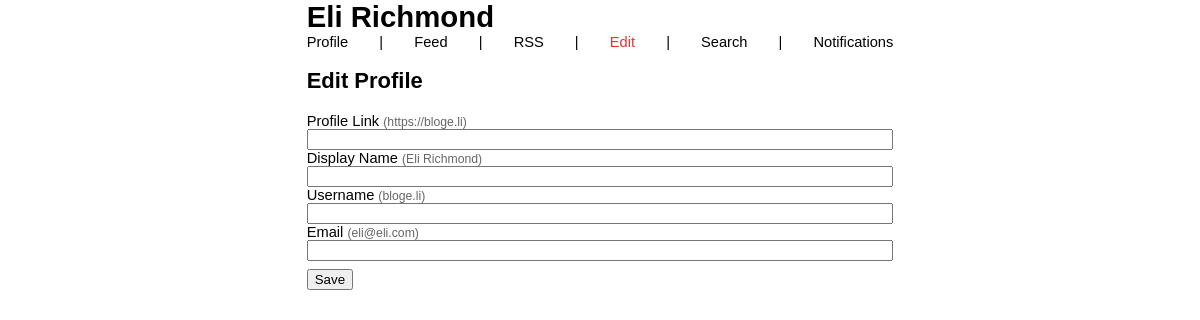
/edit_profile/ (signed in), run on the app's committed database.
### Linkfeed/models.py (models this page shows, shortened)
class Profile(models.Model):
    user = models.OneToOneField(User, on_delete=models.CASCADE)
    display_name = models.CharField(max_length=255, blank=True, null=True)
    follower = models.ManyToManyField(User, blank=True, related_name="follower_user")
    following = models.ManyToManyField(User, blank=True, related_name="following_user")
    domain = models.URLField(blank=True, null=True)

class User(AbstractUser):
    pass

### Linkfeed/views.py (the view)
# urls.py: path("edit_profile/", views.edit_profile, name="edit_profile"),
@login_required  # Ensure the user is logged in
def edit_profile(request):
    if request.method == "POST":
        profile = get_object_or_404(Profile, user=request.user)
        new_link = request.POST.get('link')
        if new_link:
            profile.domain = new_link
            profile.save()
        new_display_name = request.POST.get('display_name')
        if new_display_name:
            profile.display_name = new_display_name
            profile.save()
        new_username = request.POST.get('username')
        if new_username:
            if User.objects.filter(username=new_username).exclude(pk=request.user.pk).exists():
                error_message = "The username is already taken. Please choose a different one."
                context = {'error_message': error_message}
                return HttpResponseBadRequest("The username is already taken. Please choose a different one.")
            else:
                request.user.username = new_username
                request.user.save()
        new_email = request.POST.get('email')
        if new_email:
            request.user.email = new_email
            request.user.save()
        return redirect('profile')
    else:
        profile = get_object_or_404(Profile, user=request.user)
        return render(request, 'Linkfeed/edit_profile.html', {'profile': profile})

### Linkfeed/templates/Linkfeed/edit_profile.html (shortened to what this page needs)
{% extends "Linkfeed/layouts.html" %}
{% block name %}
    {{ profile.display_name }}
{% endblock %}
{% block body %}
    <h2>Edit Profile</h2>
    <form method="post" action="{% url 'edit_profile' %}">
        <label>Profile Link</label>
        <small class="small grey">({{ profile.domain }})</small>
        <input type="url" name="link">
        <label>Display Name</label>
        <small class="small grey">({{ profile.display_name }})</small>
        <input type="text" name="display_name">
        <label>Username </label>
        <small class="small grey">({{ profile.user.username }})</small>
        <input type="text" name="username">
        <label>Email</label>
        <small class="small grey">({{ profile.user.email }})</small>
        <input type="email" name="email">
        <button type="submit" class="mt-2">Save</button>
    </form>
{% endblock %}

### Linkfeed/static/Linkfeed/style.css (style rules this page uses)
body { font-family: Verdana, Geneva, Tahoma, sans-serif; max-width:40em; font-size: 11pt; margin: 0 auto; padding-right: .5em; padding-left: .5em; overflow-x: hidden; overflow-y: scroll; }
.small { font-size: smaller; }
.grey { color: #666; }
input, textarea { width: 100%; }

### data on the page
Profile: display_name "Eli Richmond", domain "https://bloge.li", user.username "bloge.li", user.email "eli@eli.com"
